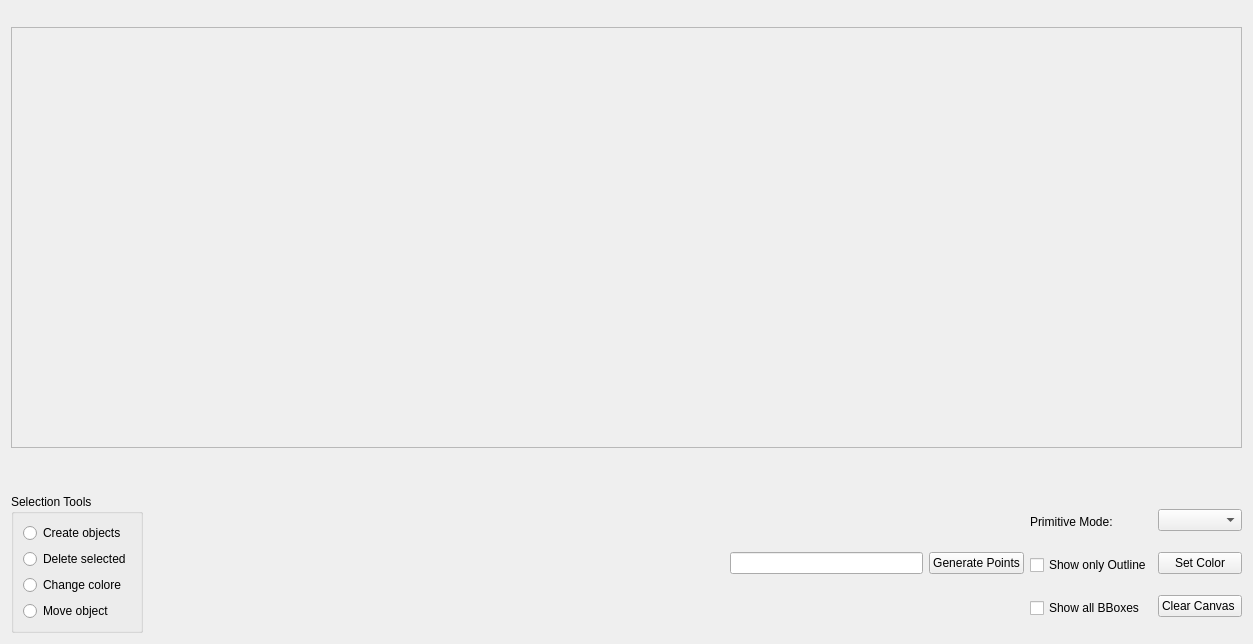
<?xml version="1.0" encoding="UTF-8"?>
<ui version="4.0">
 <class>Paint</class>
 <widget class="QWidget" name="Paint">
  <property name="windowModality">
   <enum>Qt::NonModal</enum>
  </property>
  <property name="geometry">
   <rect>
    <x>0</x>
    <y>0</y>
    <width>1253</width>
    <height>644</height>
   </rect>
  </property>
  <property name="windowTitle">
   <string>Paint</string>
  </property>
  <property name="layoutDirection">
   <enum>Qt::LeftToRight</enum>
  </property>
  <layout class="QVBoxLayout" name="verticalLayout_5">
   <item>
    <layout class="QVBoxLayout" name="verticalLayout_4">
     <item>
      <spacer name="verticalSpacer_4">
       <property name="orientation">
        <enum>Qt::Vertical</enum>
       </property>
       <property name="sizeType">
        <enum>QSizePolicy::Fixed</enum>
       </property>
       <property name="sizeHint" stdset="0">
        <size>
         <width>20</width>
         <height>16</height>
        </size>
       </property>
      </spacer>
     </item>
     <item>
      <widget class="QFrame" name="frame">
       <property name="sizePolicy">
        <sizepolicy hsizetype="Preferred" vsizetype="MinimumExpanding">
         <horstretch>0</horstretch>
         <verstretch>0</verstretch>
        </sizepolicy>
       </property>
       <property name="frameShape">
        <enum>QFrame::StyledPanel</enum>
       </property>
       <property name="frameShadow">
        <enum>QFrame::Raised</enum>
       </property>
      </widget>
     </item>
     <item>
      <spacer name="verticalSpacer">
       <property name="orientation">
        <enum>Qt::Vertical</enum>
       </property>
       <property name="sizeType">
        <enum>QSizePolicy::Fixed</enum>
       </property>
       <property name="sizeHint" stdset="0">
        <size>
         <width>20</width>
         <height>40</height>
        </size>
       </property>
      </spacer>
     </item>
     <item>
      <layout class="QHBoxLayout" name="horizontalLayout">
       <item>
        <widget class="QGroupBox" name="buttonBox">
         <property name="title">
          <string>Selection Tools</string>
         </property>
         <layout class="QVBoxLayout" name="verticalLayout">
          <item>
           <widget class="QRadioButton" name="CREAT">
            <property name="text">
             <string>Create objects</string>
            </property>
           </widget>
          </item>
          <item>
           <widget class="QRadioButton" name="DEL">
            <property name="text">
             <string>Delete selected</string>
            </property>
           </widget>
          </item>
          <item>
           <widget class="QRadioButton" name="COL">
            <property name="text">
             <string>Change colore</string>
            </property>
           </widget>
          </item>
          <item>
           <widget class="QRadioButton" name="TRAFO">
            <property name="text">
             <string>Move object</string>
            </property>
           </widget>
          </item>
         </layout>
        </widget>
       </item>
       <item>
        <spacer name="horizontalSpacer">
         <property name="orientation">
          <enum>Qt::Horizontal</enum>
         </property>
         <property name="sizeHint" stdset="0">
          <size>
           <width>40</width>
           <height>20</height>
          </size>
         </property>
        </spacer>
       </item>
       <item>
        <spacer name="horizontalSpacer_2">
         <property name="orientation">
          <enum>Qt::Horizontal</enum>
         </property>
         <property name="sizeHint" stdset="0">
          <size>
           <width>40</width>
           <height>20</height>
          </size>
         </property>
        </spacer>
       </item>
       <item>
        <spacer name="horizontalSpacer_3">
         <property name="orientation">
          <enum>Qt::Horizontal</enum>
         </property>
         <property name="sizeHint" stdset="0">
          <size>
           <width>40</width>
           <height>20</height>
          </size>
         </property>
        </spacer>
       </item>
       <item>
        <widget class="QLineEdit" name="get_number_punkten"/>
       </item>
       <item>
        <widget class="QPushButton" name="generate_points">
         <property name="text">
          <string>Generate Points</string>
         </property>
        </widget>
       </item>
       <item>
        <layout class="QVBoxLayout" name="verticalLayout_3">
         <item>
          <widget class="QLabel" name="label">
           <property name="text">
            <string>Primitive Mode:</string>
           </property>
          </widget>
         </item>
         <item>
          <widget class="QCheckBox" name="only_outline">
           <property name="text">
            <string>Show only Outline</string>
           </property>
          </widget>
         </item>
         <item>
          <spacer name="verticalSpacer_3">
           <property name="orientation">
            <enum>Qt::Vertical</enum>
           </property>
           <property name="sizeType">
            <enum>QSizePolicy::Fixed</enum>
           </property>
           <property name="sizeHint" stdset="0">
            <size>
             <width>20</width>
             <height>17</height>
            </size>
           </property>
          </spacer>
         </item>
         <item>
          <widget class="QCheckBox" name="all_bbox">
           <property name="text">
            <string>Show all BBoxes</string>
           </property>
          </widget>
         </item>
         <item>
          <spacer name="verticalSpacer_2">
           <property name="orientation">
            <enum>Qt::Vertical</enum>
           </property>
           <property name="sizeType">
            <enum>QSizePolicy::Fixed</enum>
           </property>
           <property name="sizeHint" stdset="0">
            <size>
             <width>20</width>
             <height>15</height>
            </size>
           </property>
          </spacer>
         </item>
        </layout>
       </item>
       <item>
        <layout class="QVBoxLayout" name="verticalLayout_2">
         <item>
          <widget class="QComboBox" name="comboBox"/>
         </item>
         <item>
          <widget class="QPushButton" name="setColor">
           <property name="text">
            <string>Set Color</string>
           </property>
          </widget>
         </item>
         <item>
          <widget class="QPushButton" name="clearCanvas">
           <property name="text">
            <string>Clear Canvas </string>
           </property>
          </widget>
         </item>
        </layout>
       </item>
      </layout>
     </item>
    </layout>
   </item>
  </layout>
 </widget>
 <resources/>
 <connections/>
</ui>
